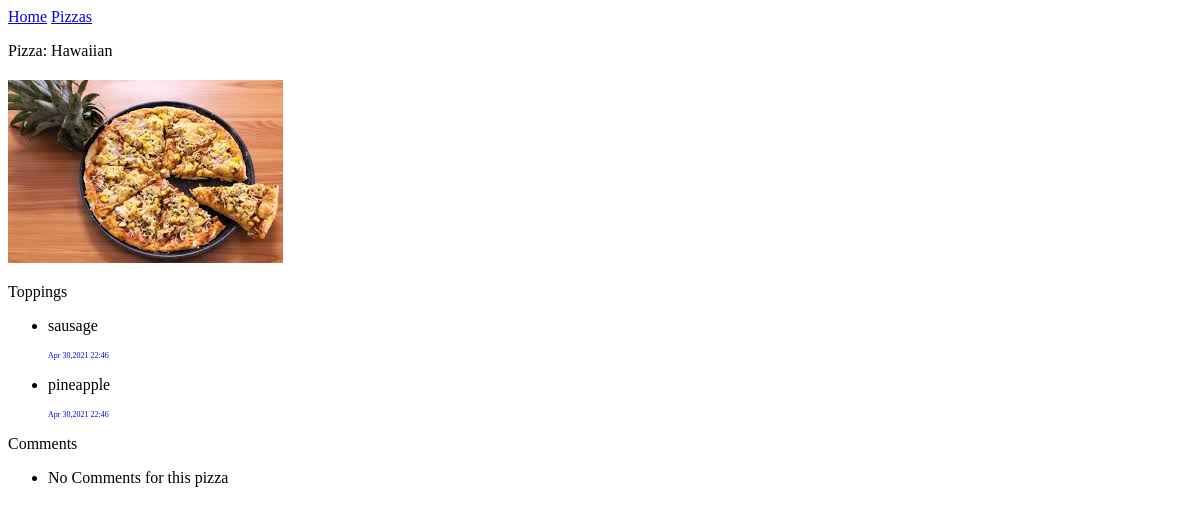
The app's page /pizzas/1/, older data.
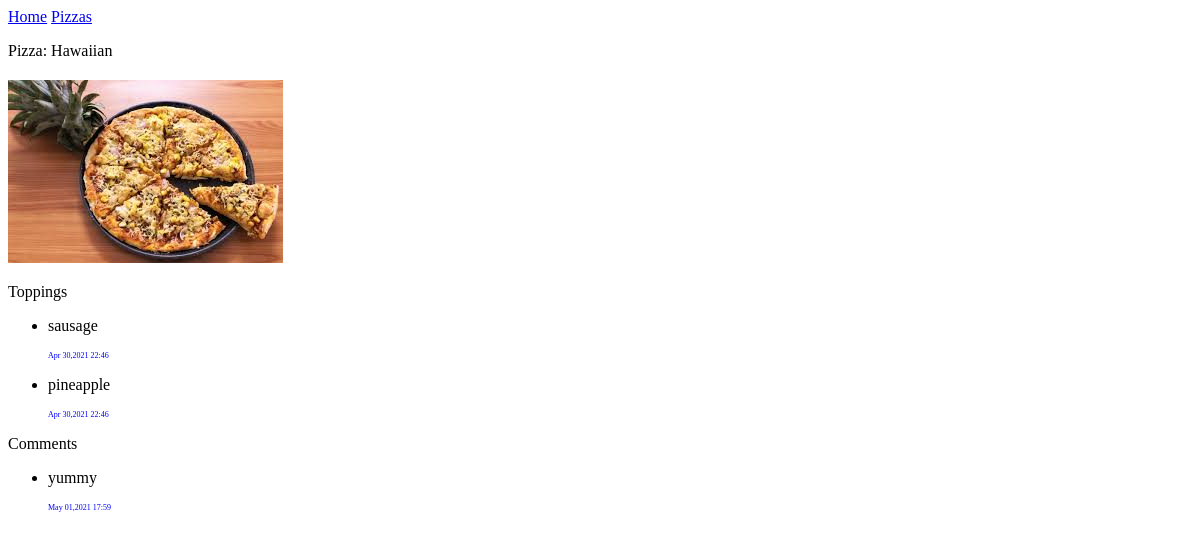
The same page, newer data.
### pizzas/models.py (models this page shows, shortened)
class Topping(models.Model):
    pizza = models.ForeignKey(Pizza, on_delete = models.CASCADE)
    name = models.TextField()
    date_added = models.DateTimeField(auto_now_add=True)
    class Meta: #holds extra info for managing a model and set special attributes
        verbose_name_plural = 'toppings'

class Comment(models.Model):
    pizza = models.ForeignKey(Pizza, on_delete = models.CASCADE)
    text = models.TextField()
    date_added = models.DateTimeField(auto_now_add=True)
    class Meta:
        verbose_name_plural = 'comments'

### pizzas/views.py (the view)
def pizza(request, pizza_id):
    pizza = Pizza.objects.get(id = pizza_id)
    toppings=pizza.topping_set.order_by('-date_added')
    comments=pizza.comment_set.order_by('-date_added')
    context={'pizza':pizza, 'toppings':toppings,'comments':comments }
    return render(request, 'pizzas/pizza.html',context)

### pizzas/models.py (called while the page is built)
    def __str__(self): #Return String Representation of the Model
        return self.name

### pizzas/templates/pizzas/pizza.html
{% extends "pizzas/base.html" %}
{% block content %}
<p>Pizza: {{ pizza }}</p>
<h2><img src="{{pizza.image.url}}" class="img-thumbnail" style="max-height:250px;" alt=""></h2>
<div>Toppings</div>
<ul>
    {% for topping in toppings %}
    <li>
        <p>{{topping.name|linebreaks}}</p>
        <p style="color:blue;font-size:8px;">{{topping.date_added|date:'M d,Y H:i'}}</p>
    </li>
    {% empty %}
    <li>No toppings for this pizza </li>
    {% endfor %}
</ul>
<div>Comments</div>
<ul>
    {% for comment in comments %}
    <li>
        <p>{{ comment.text }}</p>
        <p style="color:blue;font-size:8px;">{{comment.date_added|date:'M d,Y H:i'}}</p>
    </li>
    {% empty %}
    <li>No Comments for this pizza </li>
    {% endfor %}
</ul>
{% endblock content %}

Row changes from the older to the newer data that the page shows:
added Comment: text "yummy", date_added "May 01,2021 17:59"
Text that changed along with them:
text no longer shown: "No Comments for this pizza"
